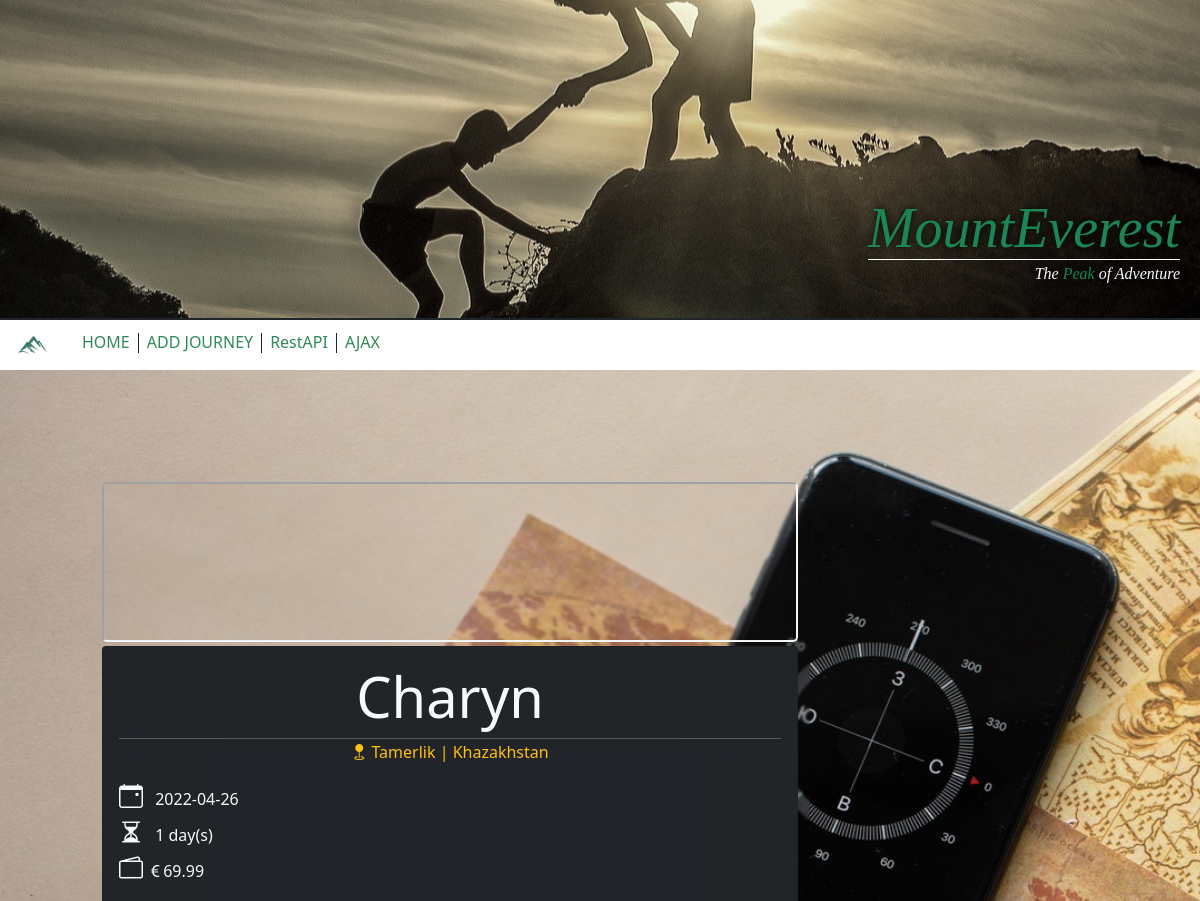
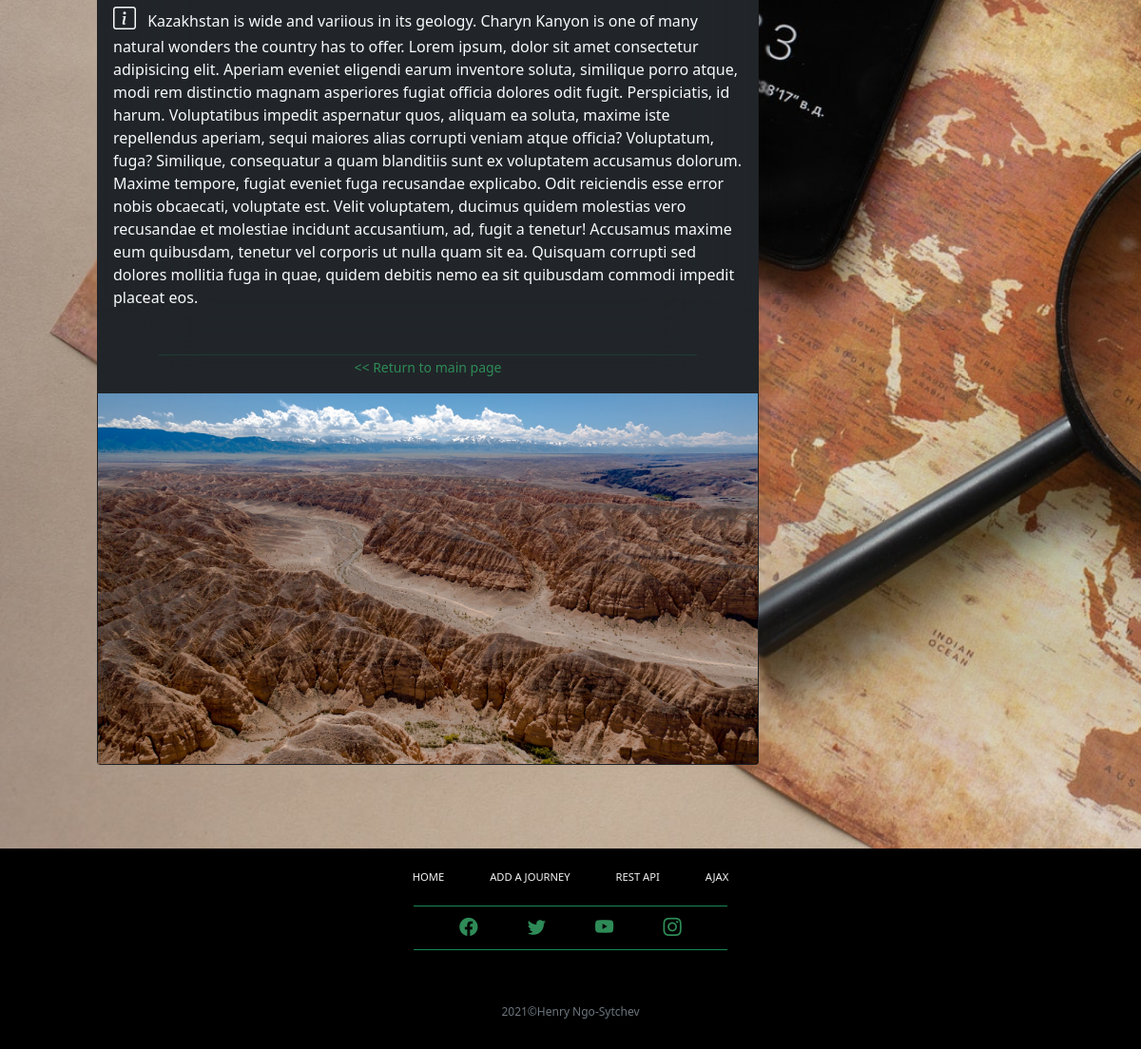
Page /CR-12/details.php?id=17 on the committed database (2 pictures, top to bottom).
### tables this page shows
CREATE TABLE `journeys` (
  `journey_id` int(11) NOT NULL,
  `location_name` varchar(100) NOT NULL,
  `city` varchar(50) DEFAULT NULL,
  `country` varchar(50) DEFAULT NULL,
  `description` text DEFAULT NULL,
  `date` date DEFAULT NULL,
  `duration` tinyint(4) DEFAULT NULL,
  `price` float DEFAULT NULL,
  `latitude` decimal(10,8) NOT NULL,
  `longitude` decimal(11,8) NOT NULL,
  `picture` text DEFAULT NULL
);

### CR-12/details.php (the view, shortened to what this page needs)
<?php
    require_once("actions/db_connect.php");
    $display_journey = "";
    if(@$_GET["id"]){
    $id = $_GET["id"];
    $sql = "SELECT * FROM journeys WHERE journey_id = '{$id}';";
    $query = mysqli_query($connect, $sql);
    $record = mysqli_fetch_assoc($query);
    if(mysqli_num_rows($query) == 1){
        $display_journey = "
            <div class='card bg-dark m-0' style='width: 100%; max-width: 720px; backdrop-filter: blur(500px)'>
            <div class='card-body text-light' style='backdrop-filter: blur(50px)'>
                <p class='card-title text-center display-4 mb-2'>{$record["location_name"]}</p>
                <hr class='mt-1 mb-2'>
                <p class='card-subtitle text-center mb-3 h6 text-warning'><i class='bi bi-geo-fill'></i> {$record["city"]} | {$record["country"]}</p>
                <p class='card-text mb-0'>
                <i class='bi bi-calendar-event fs-4 pe-2'></i> {$record["date"]}
                </p>
                <p class='card-text my-0'>
                <i class='bi bi-hourglass-split fs-4 pe-2'></i></i> {$record["duration"]} day(s)
                </p>
                <p class='card-text text-light mt-0'>
                <i class='bi bi-wallet2 fs-4'></i> <i class='bi bi-currency-euro'></i>{$record["price"]}
                </p>
                <p class='card-text mb-5'>
                <i class='bi bi-info-square fs-4 pe-2'></i> {$record["description"]}
                </p>
                <hr class='bg-success mt-2 mb-0 mx-5'>
                <p class='card-text text-center'><a id='link' class='text-decoration-none' href='index.php'><small><span id='arrow'> << </span>Return to main page</small></a></p>
            </div>
            <img src='img/{$record["picture"]}' class='img-fluid' alt='img/{$record["location_name"]}'>
            </div>
            ";
        }
    }
?>
<!DOCTYPE html>
<html lang="en">
<head>
    <?php require_once("components/bootstrap.php"); ?>
</head>
<body>
    <?php
        require_once("components/hero.php");
        require_once("components/navbar.php");
        ?>
    <main id="details">
        <section class="row py-5" >
            <div class="col col-sm-12 offset-sm-0 col-md-5 offset-md-1" style='width: 100%; max-width: 720px; backdrop-filter: blur(1px)'>
                <div class="my-1" id='map'></div>
                <div id="card" class="w-100 my-1" style='width: 100%; max-width: 720px; backdrop-filter: blur(100px)'>
                    <?php echo $display_journey; ?>
                </div>
            </div>
        </section>
    </main>
    <?php require_once("components/footer.php")?>
</body>
</html>

### CR-12/details.php (style rules this page uses)
#details { margin: 0px; padding: 5% 0% 3%; background: url("img/layout/hero.jpg") no-repeat bottom left; background-size: cover; }
#map { height: 20vh; border-radius: 5px; border: whitesmoke 2px inset; box-sizing: border-box; }
html, body, main { height: auto; margin: 0; padding: 0; }
#link { color: seagreen; transition: 0.45s; }

### rows in the picture
journeys: location_name "Charyn", city "Tamerlik", country "Khazakhstan", date "2022-04-26", duration "1", price "69.99", description "Kazakhstan is wide and variious in its geology. Charyn Kanyon is one of many natural wonders the country has to offer. Lorem ipsum, dolor sit amet consectetur adipisicing elit. Aperiam eveniet eligendi earum inventore soluta, similique porro atque, modi rem distinctio magnam asperiores fugiat officia dolores odit fugit. Perspiciatis, id harum. Voluptatibus impedit aspernatur quos, aliquam ea soluta, maxime iste repellendus aperiam, sequi maiores alias corrupti veniam atque officia? Voluptatum, fuga? Similique, consequatur a quam blanditiis sunt ex voluptatem accusamus dolorum. Maxime tempore, fugiat eveniet fuga recusandae explicabo. Odit reiciendis esse error nobis obcaecati, voluptate…", picture (picture)
